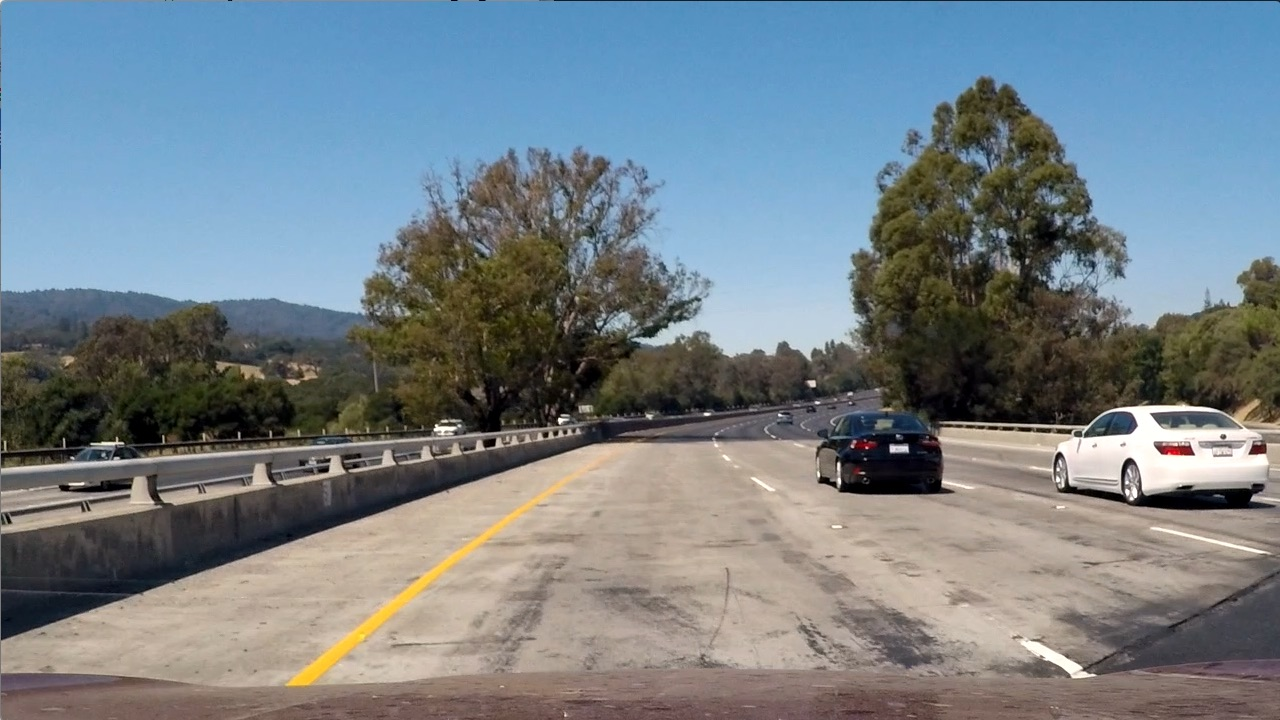
#> input picture test_images/test1.jpg, 1280 x 720 px
$ python tresholded_binary.py
#> lines starting #> are read from the running program, lines starting #| are printed output that depends on the picture; after the words box and inside, x2 and y2 are one past the last pixel; in counts of white or black regions, pixels touching at a corner belong together
### undistort.py
import numpy as np
import cv2


calibration = np.load('camera_cal/calib.npz')
#> (reads camera_cal/calib.npz from the repository)
mtx = calibration['mtx']
dist = calibration['dist']


def undistort(img):
    """Undistort an image using the lecture approach (getOptimalNewCameraMatrix)."""
    h, w = img.shape[:2]
#> h = 720; w = 1280
    newCameraMtx, roi = cv2.getOptimalNewCameraMatrix(mtx, dist, (w, h), 0, (w, h))
#> newCameraMtx = [[1044.4, 0, 680.3], [0, 1121, 390.6], [0, 0, 1]]; roi = (0, 0, 1279, 719)
    return cv2.undistort(img, mtx, dist, None, newCameraMtx)
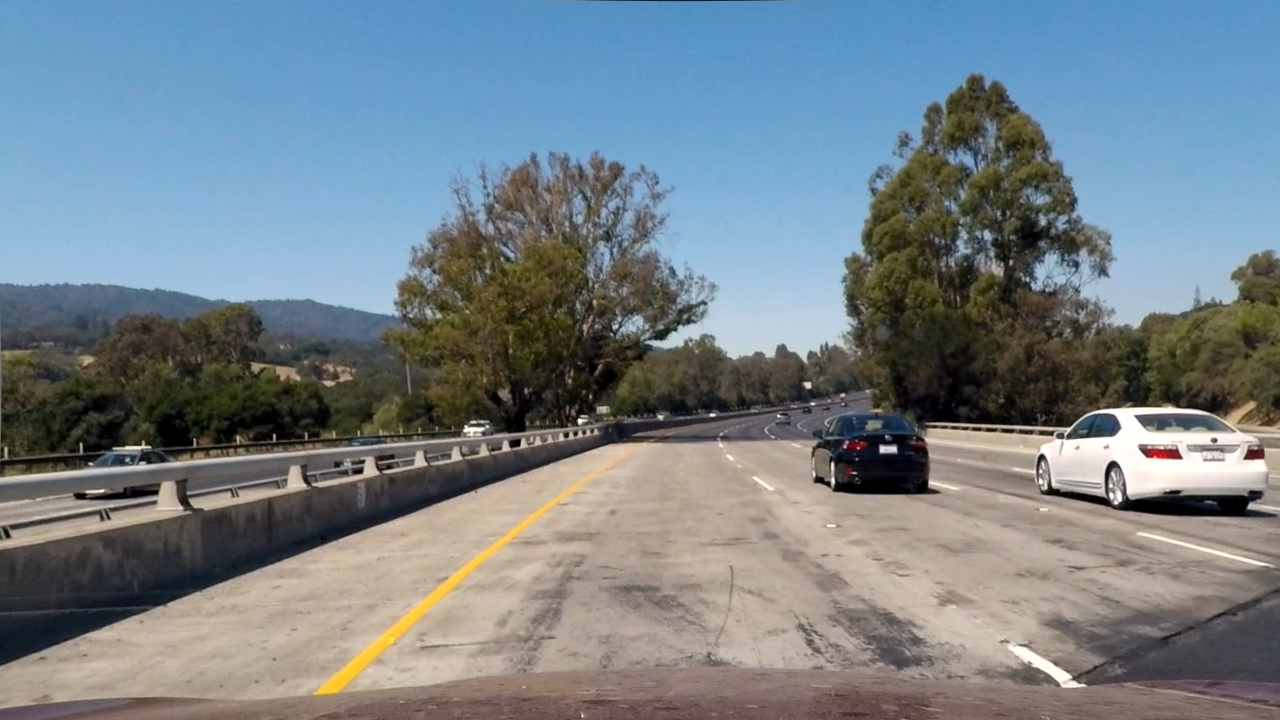
#> returned value: shape (720, 1280, 3); mean of channels 0, 1, 2 136.2, 129.1, 117.5; drawn as B, G, R

# [9 lines that do not run on import are left out]

### tresholded_binary.py
import numpy as np
import cv2 as cv

from undistort import undistort


def sobel_x_mask(img, thresh=40, ksize=3):
    """Binarna maska vertikalnih ivica (Sobel po X osi)."""
#> called with thresh = 40, ksize = 3
    gray = cv.cvtColor(img, cv.COLOR_BGR2GRAY)
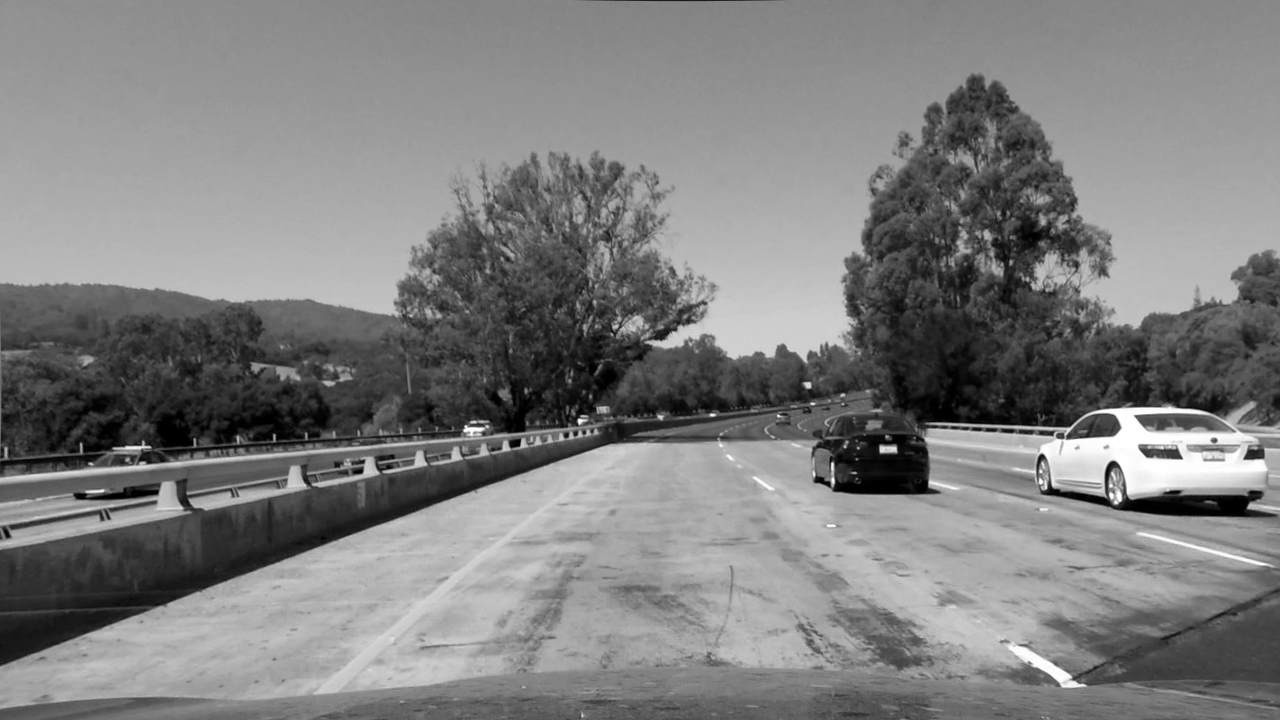
#> gray: shape (720, 1280); min 0, max 255, mean 126.5
    sobelX = cv.Sobel(gray, ddepth=cv.CV_32F, dx=1, dy=0, ksize=ksize)
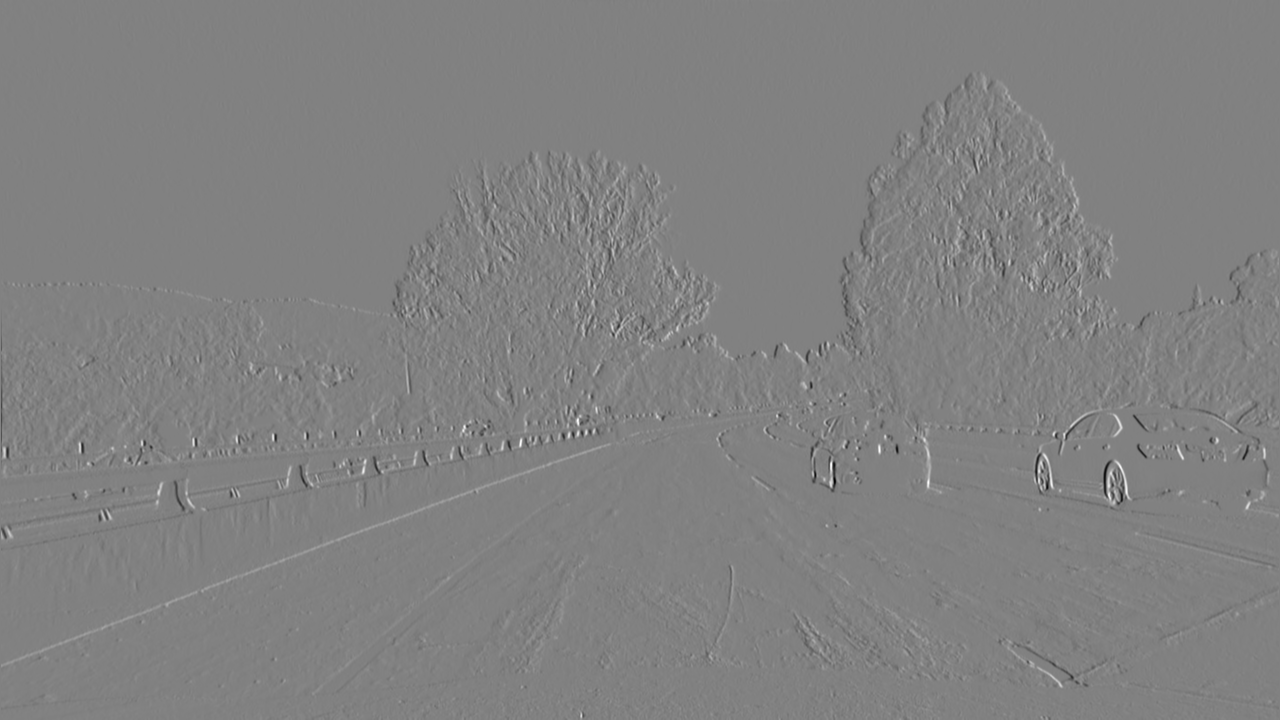
#> sobelX: shape (720, 1280) float32; min -777, max 754, mean 0; drawn with min black and max white
    absX = np.absolute(sobelX)
    scaled = np.uint8(255 * absX / np.max(absX))
    _, mask = cv.threshold(scaled, thresh, 255, cv.THRESH_BINARY)
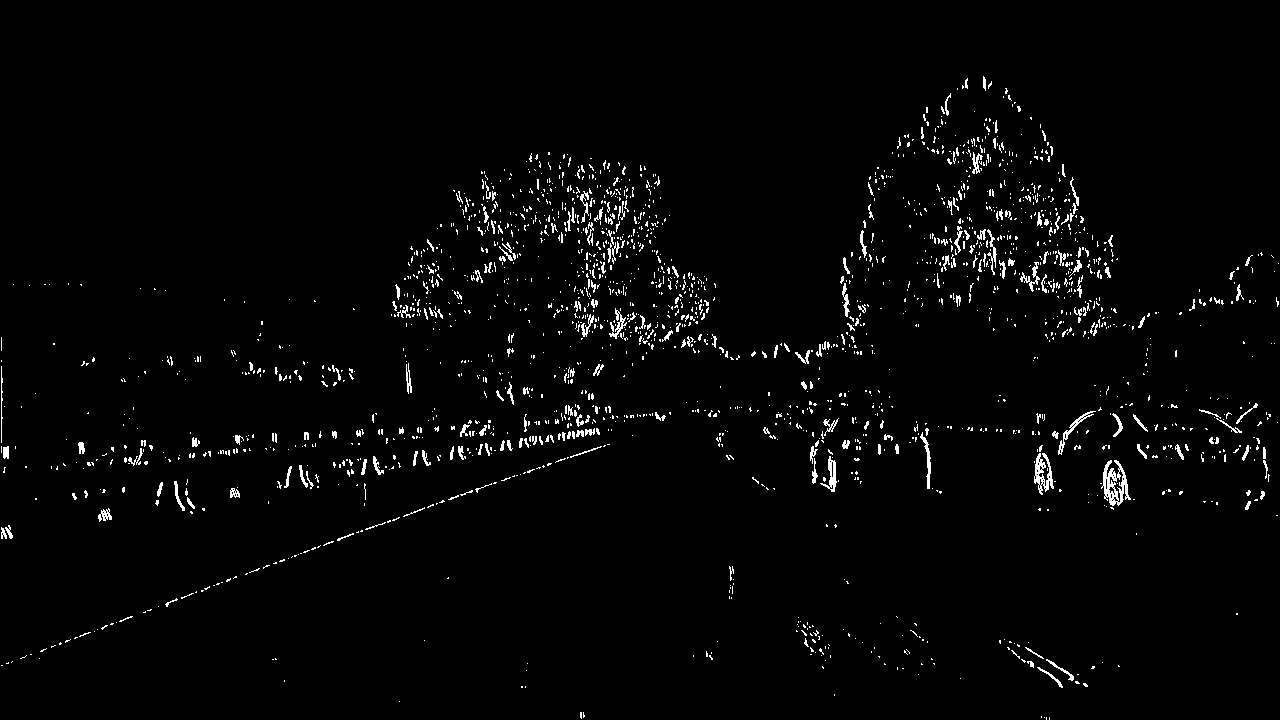
#> mask: shape (720, 1280); 2.2% white in thin lines or dots, all inside (x1, y1, x2, y2) = (1, 76, 1279, 720)
    return mask


def color_mask(img):
    """Binarna maska žute i bijele boje u HSV prostoru."""
    hsv = cv.cvtColor(img, cv.COLOR_BGR2HSV)
#> hsv: shape (720, 1280, 3); mean H, S, V 61.2, 77.3, 149.8
    yellow = cv.inRange(hsv, np.array([15, 80, 100]), np.array([35, 255, 255]))
#> yellow: shape (720, 1280); 1.1% white; 282 white regions (245 under 20 px), largest, box (x1, y1, x2, y2) and area: (312, 468, 603, 698) 4806, (1164, 302, 1255, 343) 1236, (1224, 401, 1262, 427) 476
    white = cv.inRange(hsv, np.array([0, 0, 200]), np.array([179, 40, 255]))
#> white: shape (720, 1280); 3.1% white; 391 white regions (317 under 20 px), largest, box (x1, y1, x2, y2) and area: (925, 407, 1280, 495) 10735, (649, 304, 850, 361) 5087, (867, 575, 1020, 652) 3004
    return cv.bitwise_or(yellow, white)
#> returned value: shape (720, 1280); 4.2% white; 673 white regions (562 under 20 px), largest, box (x1, y1, x2, y2) and area: (925, 407, 1280, 495) 10735, (649, 304, 850, 361) 5087, (312, 468, 603, 698) 4806


def threshold(img):
    """Kombinuje gradijent i boju u jednu binarnu sliku."""
    return cv.bitwise_or(sobel_x_mask(img), color_mask(img))
#> returned value: shape (720, 1280); 6.3% white; 2384 white regions (2081 under 20 px), largest, box (x1, y1, x2, y2) and area: (920, 404, 1280, 506) 12747, (648, 283, 855, 364) 5769, (312, 468, 603, 698) 4806


if __name__ == '__main__':
    img = undistort(cv.imread('test_images/test1.jpg'))

    sobel = sobel_x_mask(img)
    color = color_mask(img)
    combined = threshold(img)

    cv.imwrite('docs/binary_combo_example.png', np.hstack((sobel, color, combined)))
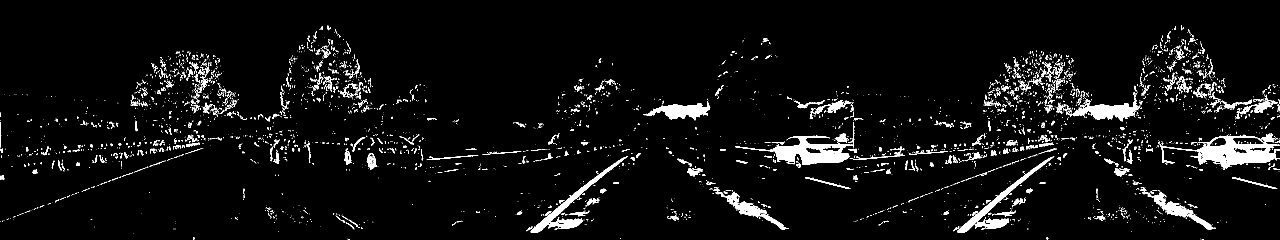
#> saved as binary_combo_example.png: shape (720, 3840) (shown at 1/3 size); 4.2% white; 5146 white regions (4497 under 20 px), largest, box (x1, y1, x2, y2) and area: (3480, 404, 3840, 506) 12747, (2205, 407, 2560, 495) 10735, (3208, 283, 3415, 364) 5769

    cv.imshow('Sobel X | Boja | Kombinovano', np.hstack((sobel, color, combined)))
    cv.waitKey(0)
    cv.destroyAllWindows()
